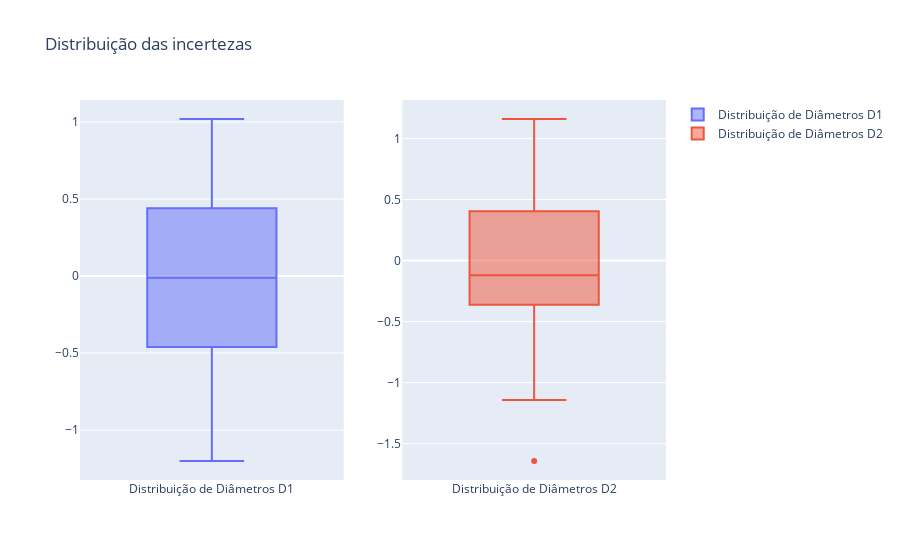

Source (notebook cell):
### Markdown cell above
## Boxplots incertezas

### Code cell
fig = make_subplots(rows=1, cols=2)

fig.add_trace(go.Box(y=df['desvio_absoluto_D1'], name='Distribuição de Diâmetros D1'), row=1, col=1)
fig.add_trace(go.Box(y=df['desvio_absoluto_D2'], name='Distribuição de Diâmetros D2'), row=1, col=2)

fig.update_layout(title_text="Distribuição das incertezas")
